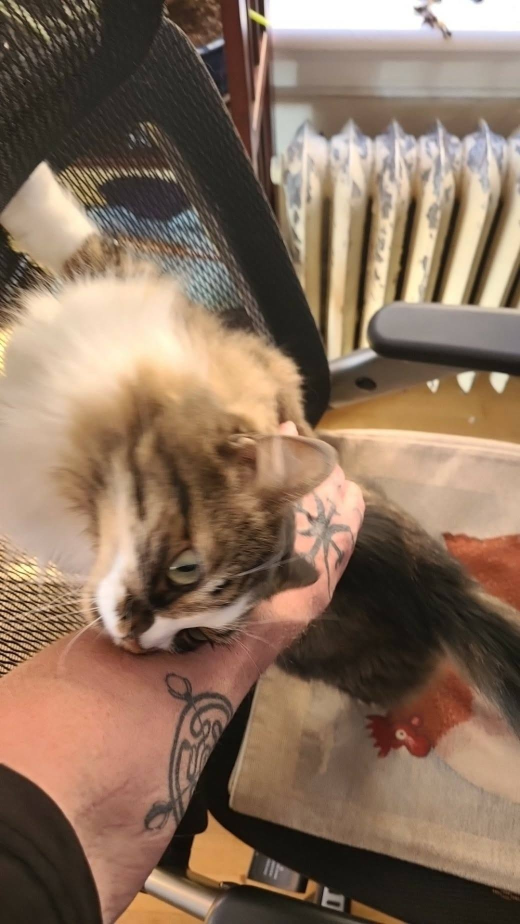
//> input picture kittens1.jpg, 1040 x 1848 px (shown at 1/2 size)
$ ./CSS587_Assignments   (built with g++ and OpenCV 4)
//> lines starting //> are read from the running program, lines starting //| are printed output that depends on the picture
// CSS587_Assignments.cpp : Defines the entry point for the application.
// Author: Caolan O'Domhnaill
//
#include "CSS587_Assignments.h"
//
////////////////////////////////////////////////////////////////////////////////////////////////////////////////////////////////
// Function: doSIFTDetector()
// Inputs:
// - img_src1: 1st pic to compare vs 2nd pic
// - img_src2: 2nd pic to compare vs 1st pic
// - img_output: Reference to output Mat
// Output:
// - img_output: Updated output image with matches
// Preconditions: images 1st and 2nd are loaded
// PostConditions: output with matches are put together.
// Notes:
////////////////////////////////////////////////////////////////////////////////////////////////////////////////////////////////
//
void doSIFTDetector(const cv::Mat img_src1, const cv::Mat img_src2, cv::Mat& img_output) {
	vector<cv::KeyPoint> keypoints1, keypoints2;
	vector<vector<cv::DMatch>> knn_matches;
	cv::Mat descriptors1, descriptors2;

	// Matchmaker matchmaker make me a, image.
	cv::Ptr<cv::SIFT> detector = cv::SIFT::create();
	cv::Ptr<cv::BFMatcher> matcher = cv::BFMatcher::create(cv::NORM_L2);

	detector -> detectAndCompute(img_src1, cv::noArray(), keypoints1, descriptors1);
	detector -> detectAndCompute(img_src2, cv::noArray(), keypoints2, descriptors2);

	// Brute force matcher
	matcher -> knnMatch(descriptors1, descriptors2, knn_matches, 2);

	// Adjusted the thresh ratio from 0.01 to 0.999999
	// It didn't start creating lines until between 0.10 and 0.15
	// 0.999999 had so many lines you couldn't see the images. All numbers in between, in chunks of 0.05, added more or less lines depending how large the number was.
	const float ratio_thresh = 0.70f;
	vector<cv::DMatch> good_matches;
	for (size_t i = 0; i < knn_matches.size(); i++) {
		if (knn_matches[i][0].distance < ratio_thresh * knn_matches[i][1].distance)
			good_matches.push_back(knn_matches[i][0]);
	}

	// Draw the matches.
	cv::drawMatches(
		img_src1, keypoints1,
		img_src2, keypoints2,
		good_matches,
		img_output,
		cv::Scalar::all(-1), cv::Scalar::all(-1), vector<char>(), cv::DrawMatchesFlags::DRAW_RICH_KEYPOINTS);
}
//
////////////////////////////////////////////////////////////////////////////////////////////////////////////////////////////////
// Function: doSURFDetector()
// Inputs:
// - img_src1: 1st pic to compare vs 2nd pic
// - img_src2: 2nd pic to compare vs 1st pic
// - img_output: Reference to output Mat
// Output:
// - img_output: Updated output image with matches
// Preconditions: images 1st and 2nd are loaded
// PostConditions: output with matches are put together.
// Notes: I had to special build the xfeatures2d library for SURF. I also tested on my own cat images. Same cat, same time,
// just different poise and the lower hessian transform matrix made it more readable. Tested with 500 and then 800. Much lower
// at 200 yielded nearly same unviewable amount of noise. 400 seems to be the sweet spot as stated by the sample code I pulled
// its usage from. SURF is MUCH noiser than SIFT when there are less matches.
////////////////////////////////////////////////////////////////////////////////////////////////////////////////////////////////
//
void doSURFDetector(const cv::Mat img_src1, const cv::Mat img_src2, cv::Mat& img_output) {

	// Detect the keypoints using SURF Detector, compute the descriptors
	// Initialize the SURF detector with a Hessian Threshold
	// Higher thresholds(e.g., 400 - 500) yield fewer, more distinct keypoints
	int min_hessian = 400;
	cv::Ptr<cv::xfeatures2d::SURF> detector = cv::xfeatures2d::SURF::create(min_hessian);
	vector<cv::KeyPoint> keypoints1, keypoints2;
	cv::Mat descriptors1, descriptors2;
	detector -> detectAndCompute(img_src1, cv::noArray(), keypoints1, descriptors1);
	detector -> detectAndCompute(img_src2, cv::noArray(), keypoints2, descriptors2);

	// Matching descriptor vectors with a FLANN based matcher
	// Since SURF is a floating-point descriptor NORM_L2 is used
	cv::Ptr<cv::DescriptorMatcher> matcher = cv::DescriptorMatcher::create(cv::DescriptorMatcher::FLANNBASED);
	vector<vector<cv::DMatch>> knn_matches;
	matcher -> knnMatch(descriptors1, descriptors2, knn_matches, 2);

	// Filter matches using the Lowe's ratio test
	// Lowe's ration test
	const float ratio_thresh = 0.7f;
	std::vector<cv::DMatch> good_matches;
	for (size_t i = 0; i < knn_matches.size(); i++) {
		if (knn_matches[i][0].distance < ratio_thresh * knn_matches[i][1].distance)
			good_matches.push_back(knn_matches[i][0]);
	}

	// Draw matches
	cv::drawMatches(
		img_src1, keypoints1,
		img_src2, keypoints2,
		good_matches,
		img_output,
		cv::Scalar::all(-1), cv::Scalar::all(-1), vector<char>(), cv::DrawMatchesFlags::DRAW_RICH_KEYPOINTS);
}
//
/////////////////////////////////////////////////////////////////////////////////////////////////////////////////////////////////////
// Function: run()
// Purpose: primary execution loop - opens two files, creates two windows of a pre and post analysis of the colour histogram
// Inputs: n/a
// Output: integer 0 or -1, success or failure, respectfully
// Pre: n/a
// Post: two windows one before and one after showing replacement of pixels. Output to overlay.jpg
// Notes:
/////////////////////////////////////////////////////////////////////////////////////////////////////////////////////////////////////
//
int run() {
	string image_file1 = "./kittens1.jpg";
	string image_file2 = "./kittens2.jpg";
	string wnd_sift = "CSS587 - Assignment 3 - SIFT";
	string wnd_surf = "CSS587 - Assignment 3 - SURF";
	cv::Mat img_kittens1, img_kittens2, img_output;

	try {
		img_kittens1 = cv::imread(image_file1);
//> img_kittens1 is the input picture: 1848 rows x 1040 cols, CV_8UC3; mean B, G, R 93.9, 113.1, 137.5
	}
	catch (const cv::Exception& e) {
		cerr << "Error opening file \"" << image_file1 << "\". Reason: " << e.msg << endl;
		return -1;
	}
	try {
		img_kittens2 = cv::imread(image_file2);
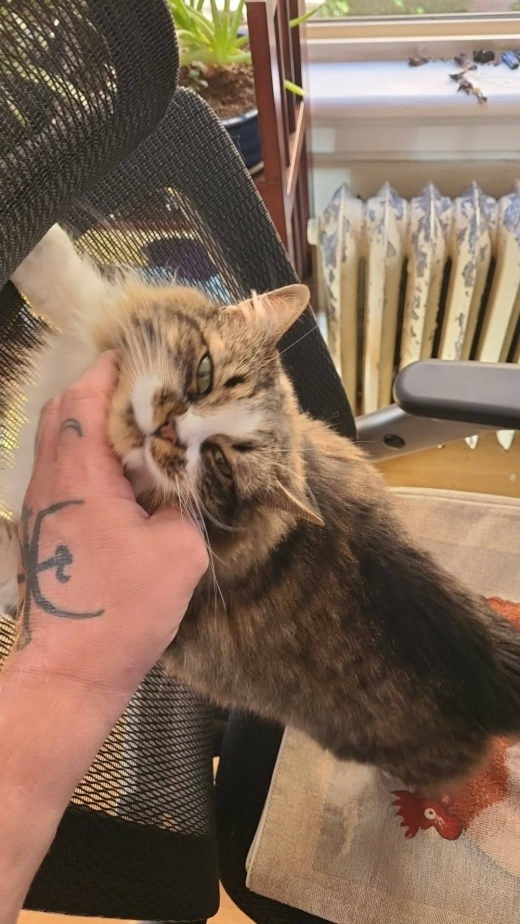
//> input picture kittens2.jpg, 1040 x 1848 px (shown at 1/2 size)
//> img_kittens2 is the input picture: 1848 rows x 1040 cols, CV_8UC3; mean B, G, R 88.9, 107.2, 132.2
	}
	catch (const cv::Exception& e) {
		cerr << "Error opening file \"" << image_file2 << "\". Reason: " << e.msg << endl;
		return -1;
	}
	cv::namedWindow(wnd_sift, cv::WINDOW_NORMAL);
	cv::namedWindow(wnd_surf, cv::WINDOW_NORMAL);

	doSIFTDetector(img_kittens1, img_kittens2, img_output);
//> in doSIFTDetector, `detector -> detectAndCompute(img_src1, cv::noArray(), keypoints1, desc..`: keypoints1 = 3065 keypoints; strongest (x, y, size): (948, 587, 25.6), (12, 91, 6.6), (523, 24, 9.1), (15, 1309, 3.9)
//> in doSIFTDetector, `detector -> detectAndCompute(img_src2, cv::noArray(), keypoints2, desc..`: keypoints2 = 11023 keypoints; strongest (x, y, size): (113, 45, 6.9), (227, 144, 4.9), (432, 1522, 9.9), (104, 69, 6.2)
//> in doSIFTDetector, `matcher -> knnMatch(descriptors1, descriptors2, knn_matches, 2);`: knn_matches = 3065 matches
//> after the loop in doSIFTDetector, `for (size_t i = 0; i < knn_matches.size(); i++)`: good_matches = 110 matches
//> in doSIFTDetector, `cv::drawMatches( img_src1, keypoints1, img_src2, keypoints2, good_matc..`:
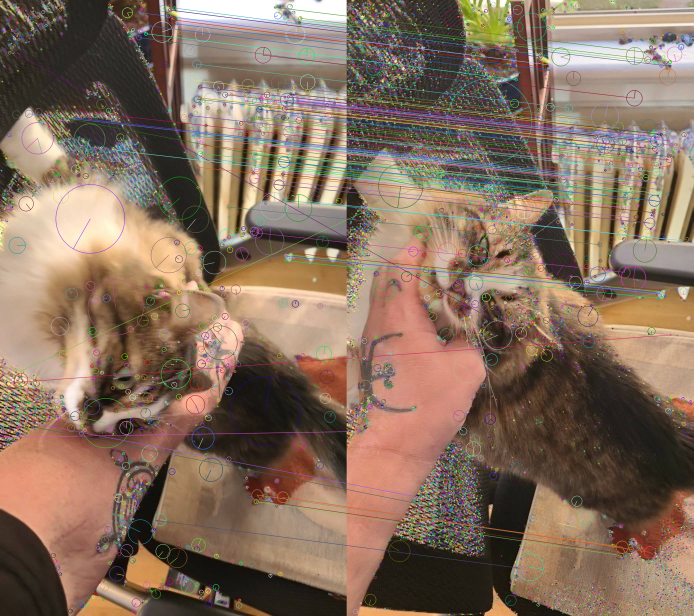
//> img_output: 1848 rows x 2080 cols, CV_8UC3 (shown at 1/3 size); mean B, G, R 94.3, 111.5, 134.2
	cv::imshow(wnd_sift, img_kittens1);
	cv::resizeWindow(wnd_sift, img_output.cols / scale, img_output.rows / scale);
//> (this line was passed over: scale is not available in this run)
	cv::imshow(wnd_sift, img_output);

	doSURFDetector(img_kittens1, img_kittens2, img_output);
	cv::imshow(wnd_surf, img_kittens1);
	cv::resizeWindow(wnd_surf, img_output.cols / scale, img_output.rows / scale);
	cv::imshow(wnd_surf, img_output);

	// check for and handle the ESCape and Space
	if (cv::waitKey(0) == 27 || cv::waitKey(0) == 32)
		cv::destroyAllWindows();
	return 0;
}
//
/////////////////////////////////////////////////////////////////////////////////////////////////////////////////////////////////////
// Function: main
// Purpose: Start of execution
// Inputs: n/a
// Output: 0 or -1 for success or error
// Pre: n/a
// Post: n/a
// Notes:
/////////////////////////////////////////////////////////////////////////////////////////////////////////////////////////////////////
//
int main() {
//> (the run ends here: the program needs code that is not available in this run, at `cv::Ptr<cv::xfeatures2d::SURF> detector = cv::xfeatures2d::SURF::creat..`)
